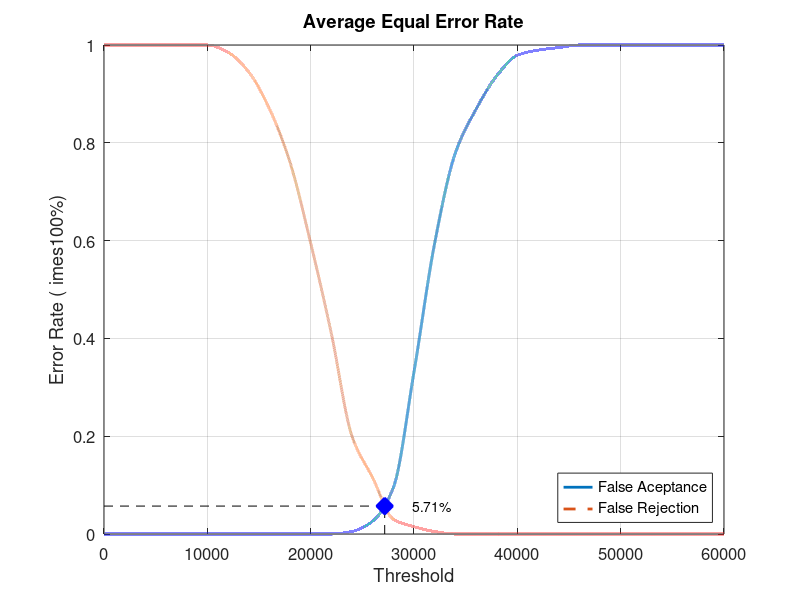
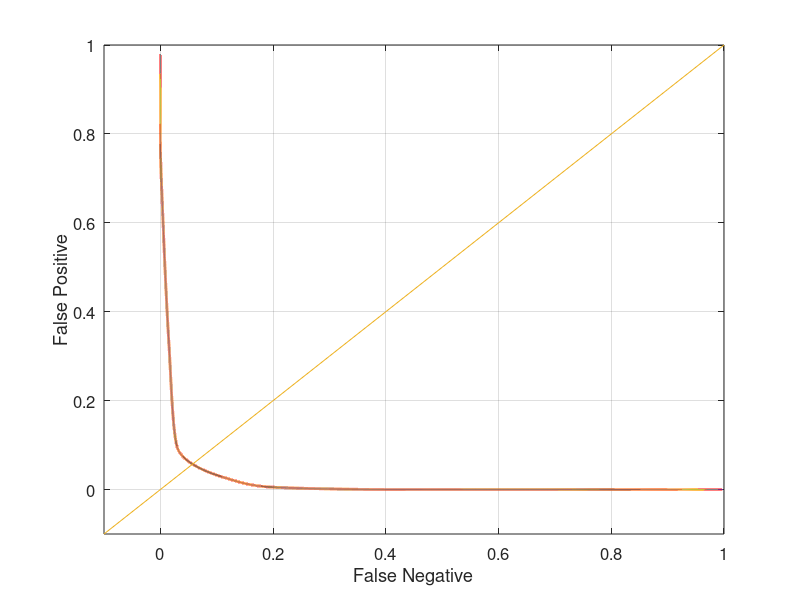

Write MATLAB code to recreate these figures, in order.
close all;
clear;
clc;
x = 0:2000:60000;
xq = 0:0.5:60000;

y0 = [0 0 0 0 0 0 0 0 0 0 0 0 0.00526316 0.0263158 0.0947368 0.331579 0.594737 0.778947 0.868421 0.936842 0.978947 0.989474 0.994737 1 1 1 1 1 1 1 1]
yy0 = interp1(x, y0, xq, 'pchip');
y1 = [1 1 1 1 1 1 0.985 0.945 0.87 0.76 0.595 0.41 0.2 0.115 0.03 0.015 0.005 0 0 0 0 0 0 0 0 0 0 0 0 0 0]
yy1 = interp1(x, y1, xq, 'pchip');

% Calculating EER: 
y2 = abs(y0 - y1);
find(y2 == min(y2))
yy2 = abs(yy0 - yy1);
xEER = find(yy2 == min(yy2));
xEERIndex = xq(xEER) % X-axis EER
yEER = yy0(xEER) % Y-axis EER

main = figure
plot(xq, yy0,'-','LineWidth', 2);	hold on
plot(xq, yy1,'--','LineWidth', 2);	hold on
plot([xEERIndex xEERIndex], [0 yEER], 'k--');	hold on
plot([0 xEERIndex], [yEER yEER], 'k--');	hold on
plot(xEERIndex, yEER, 'bx', 'LineWidth', 10);	hold on
text(xEERIndex + 10 * xEERIndex / 100, yEER, [num2str(round((10000 * yEER)) / 100) '%'])
legend('False Aceptance', 'False Rejection', 'Location', 'SouthEast')
xlabel('Threshold')
ylabel('Error Rate (	imes100%)')
title('Average Equal Error Rate')
set(gca, 'FontSize', 12)
axis([0 60000 0 1])
grid on

print(main, 'Database2_3Main', '-dpng');
FNRxFPR = figure('Color', [1 1 1]);
plot(yy1, yy0, '-', yy1, yy0, 'LineWidth', 2);
hold on
y = -0.1:0.1:1
plot(y, y); 
set(gca, 'FontSize', 12)
xlabel('False Negative')
ylabel('False Positive')
axis([-0.1 1 -0.1 1])
set(gca, 'FontSize', 12)
grid on

print(FNRxFPR, 'Database2_3FNRxFPR','-dpng');
